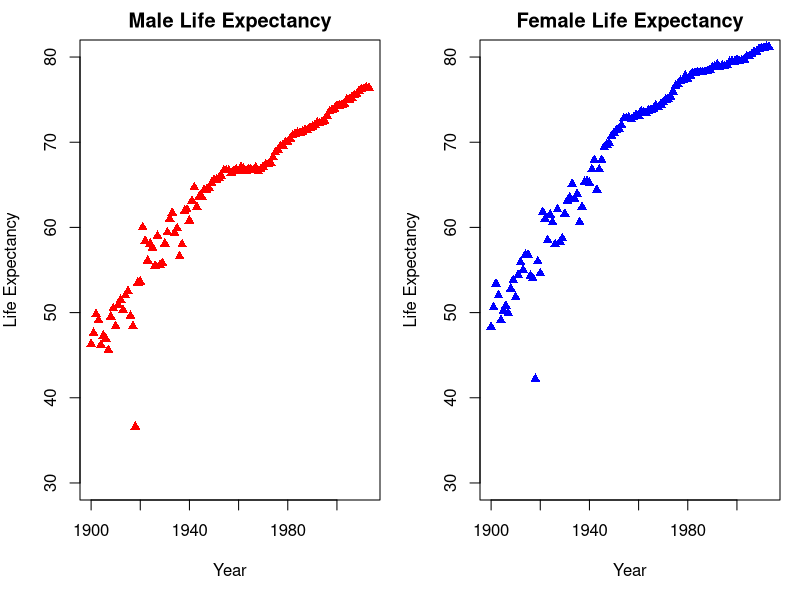
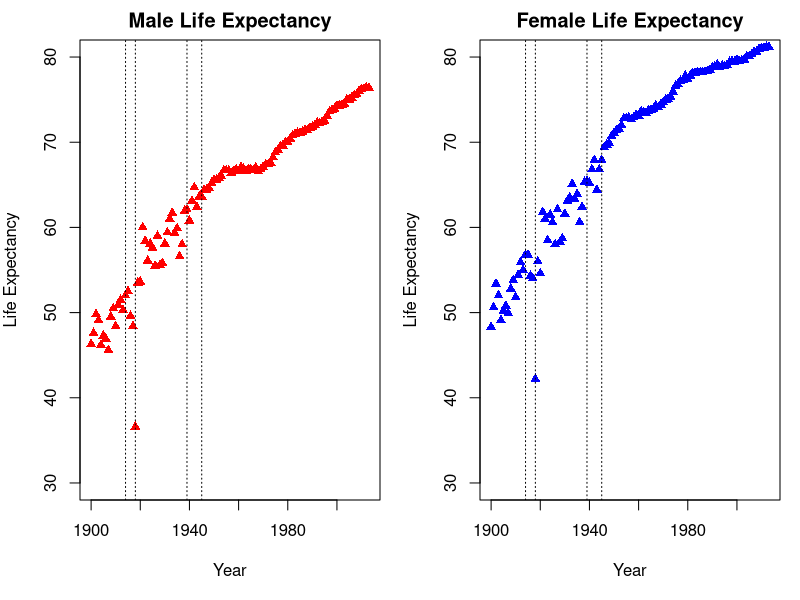
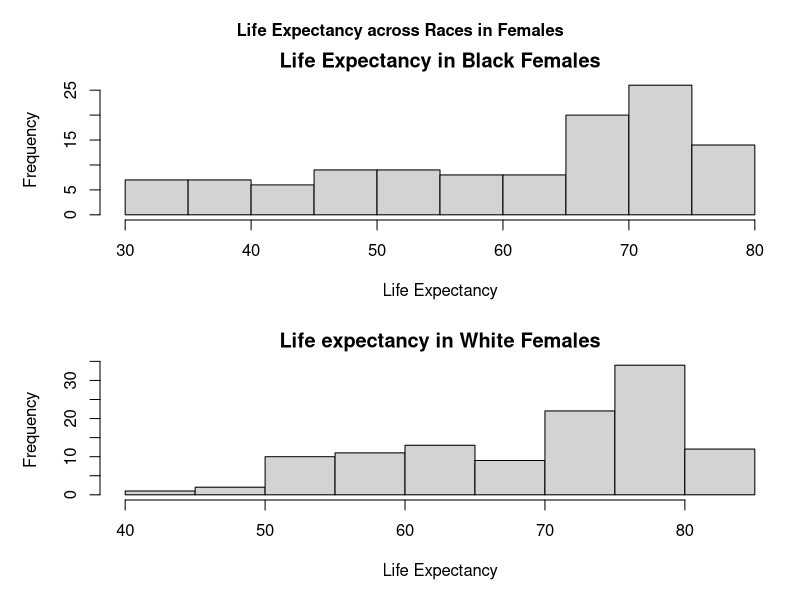
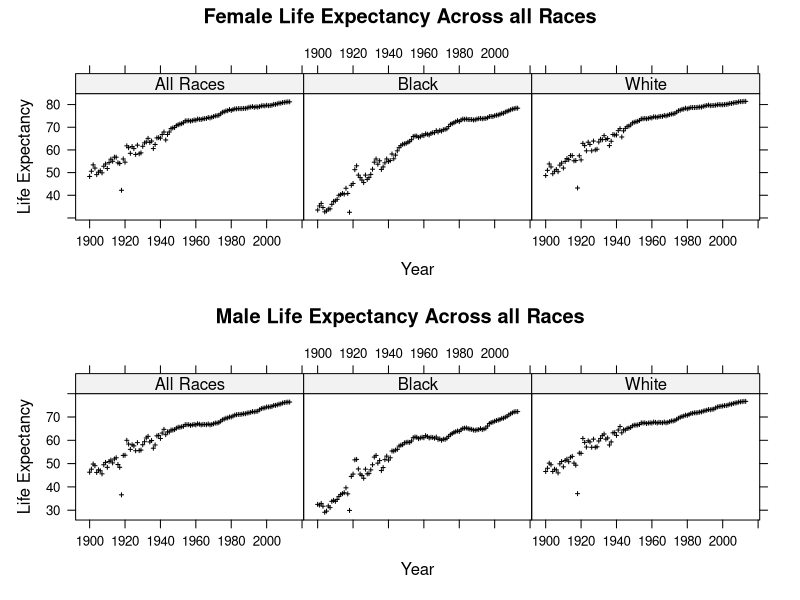
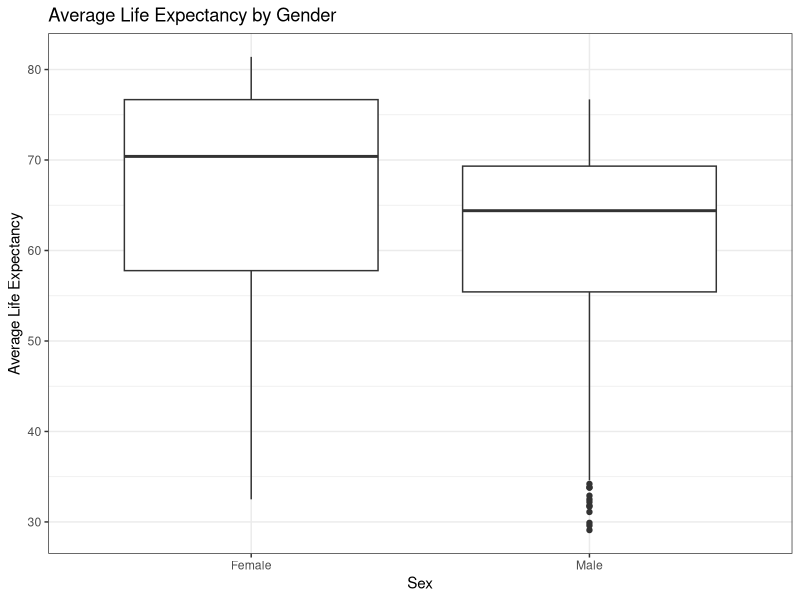
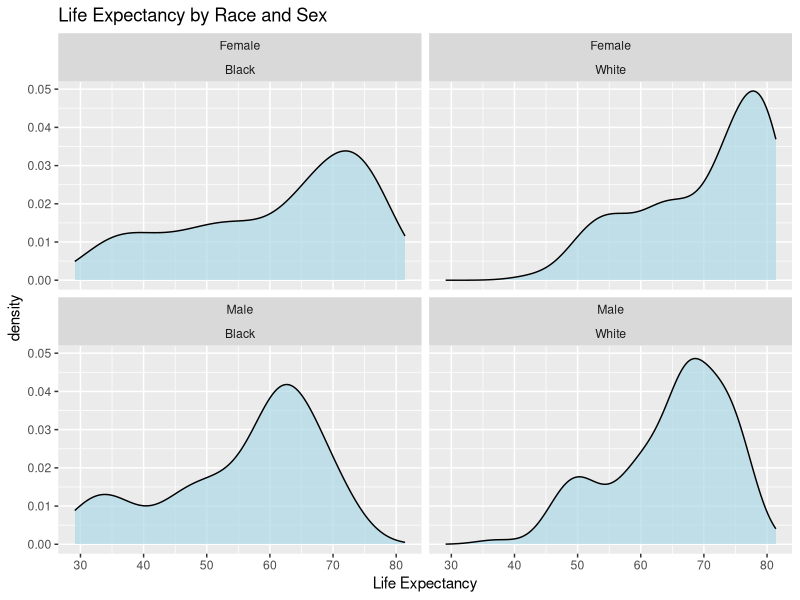

Write the R code that produced these figures, in order.
setwd("C:/Users/Hannan/Downloads")
LifeExpectancy<-read.csv("Life Expectancy.csv")
#Question 1
par(mar=c(5,4,2,1))
par(mfrow=c(1,2))
with(subset(LifeExpectancy,Sex=="Male" & Race=="All Races"),plot(Year,Average.Life.Expectancy,main="Male Life Expectancy",pch=17,ylab="Life Expectancy",xlab="Year",col="red",ylim=c(30,80)))
with(subset(LifeExpectancy,Sex=="Female" & Race=="All Races"),plot(Year,Average.Life.Expectancy,main="Female Life Expectancy",pch=17,ylab="Life Expectancy",xlab="Year",col="blue",ylim=c(30,80)))

#Question 2
with(subset(LifeExpectancy,Sex=="Male" & Race=="All Races"),plot(Year,Average.Life.Expectancy,main="Male Life Expectancy",pch=17,ylab="Life Expectancy",xlab="Year",col="red",ylim=c(30,80)))
abline(v=c(1914,1918,1939,1945),lty="dotted")
with(subset(LifeExpectancy,Sex=="Female" & Race=="All Races"),plot(Year,Average.Life.Expectancy,main="Female Life Expectancy",pch=17,ylab="Life Expectancy",xlab="Year",col="blue",ylim=c(30,80)))
abline(v=c(1914,1918,1939,1945),lty="dotted")

#Question 3
par(mfcol=c(2,1))
par(oma=c(0,0,2,0))
par(mar=c(5,5,2,1))
hist(subset(LifeExpectancy,Sex=="Female" & Race == "Black")$Average.Life.Expectancy,xlab="Life Expectancy",main= "Life Expectancy in Black Females")
hist(subset(LifeExpectancy,Sex=="Female" & Race == "White")$Average.Life.Expectancy,xlab="Life Expectancy",main="Life expectancy in White Females")
mtext(("Life Expectancy across Races in Females"),outer=TRUE,font=2)

#Question 4
install.packages("gridExtra")
library("gridExtra")
library("lattice")

plot1<-xyplot(Average.Life.Expectancy~Year | Race,data=subset(LifeExpectancy,Sex=="Female"),ylab="Life Expectancy",xlab="Year",as.table=T,layout=c(3,1),main="Female Life Expectancy Across all Races",col="black",pch=3,cex=0.35)
plot2<-xyplot(Average.Life.Expectancy~Year | Race,data=subset(LifeExpectancy,Sex=="Male"),ylab="Life Expectancy",xlab="Year",as.table=T,layout=c(3,1),main="Male Life Expectancy Across all Races",col="black",pch=3,cex=0.35)

grid.arrange(plot1,plot2)

#Question 5
library(ggplot2)
ggplot(subset(LifeExpectancy,Sex!="Both Sexes"),aes(x=Sex,y=Average.Life.Expectancy))+
  geom_boxplot()+
  labs(y="Average Life Expectancy",x="Sex",title="Average Life Expectancy by Gender")+
  theme_bw()

#Question 6
library(ggplot2)
ggplot(subset(LifeExpectancy,Sex!="Both Sexes" & Race!="All Races"),aes(x=Average.Life.Expectancy))+
  facet_wrap(Sex~Race)+
  geom_density(alpha=0.7,color="black",fill="light blue")+
  labs(y="density",x="Life Expectancy",title="Life Expectancy by Race and Sex")

  

